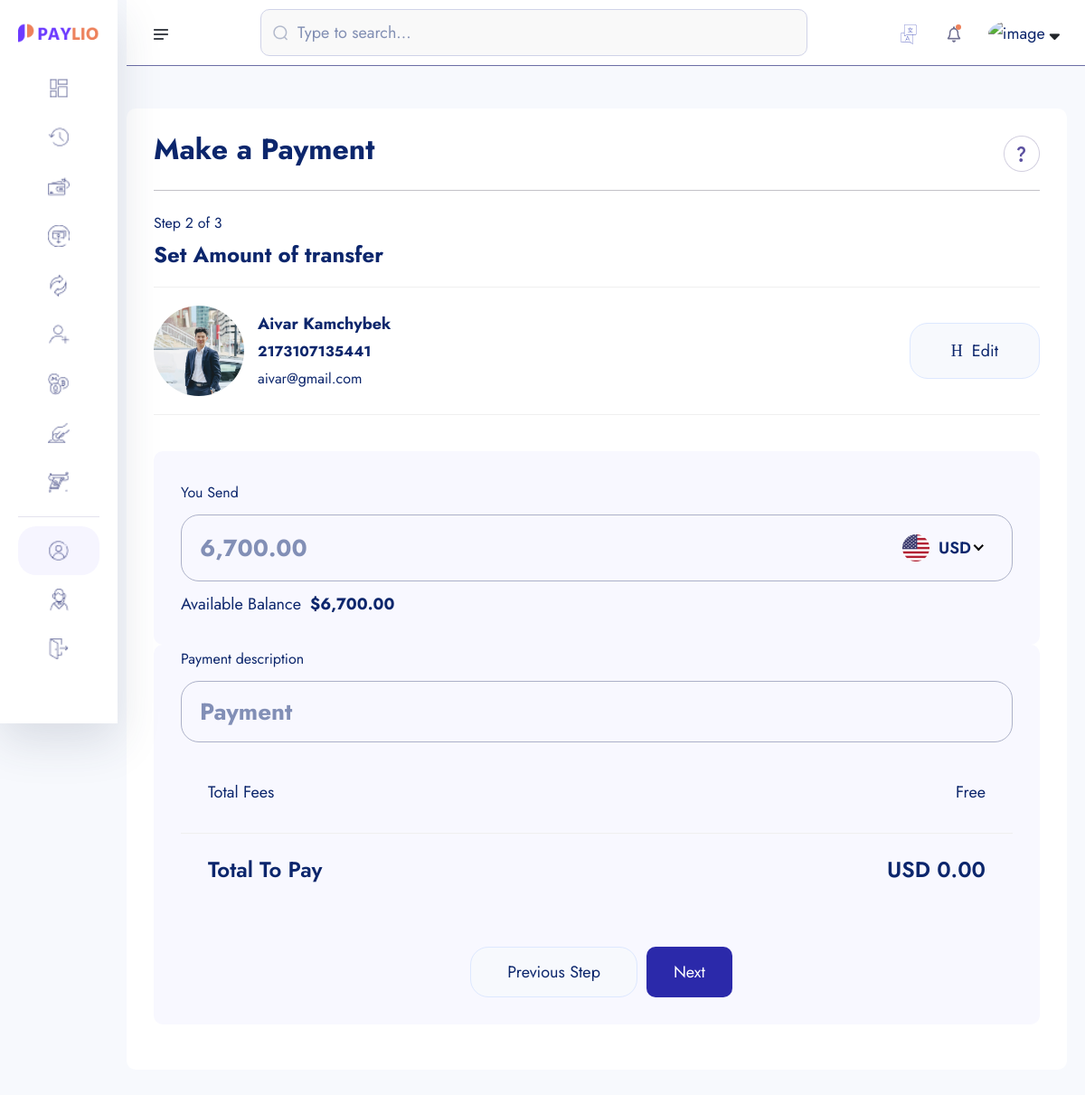
/amount-transfer/2173107135441/ (signed in), run on the app's committed database.
### account/models.py (models this page shows, shortened)
class Account(models.Model):
    id = models.UUIDField(primary_key=True, unique=True, default=uuid.uuid4, editable=False)
    user =  models.OneToOneField(User, on_delete=models.CASCADE)
    account_balance = models.DecimalField(max_digits=12, decimal_places=2, default=0.00) #123 345 789 102
    account_number = ShortUUIDField(unique=True,length=10, max_length=25, prefix="217", alphabet="1234567890") #2175893745837
    account_id = ShortUUIDField(unique=True,length=7, max_length=25, prefix="DEX", alphabet="1234567890") #2175893745837
    pin_number = ShortUUIDField(unique=True,length=4, max_length=7, alphabet="1234567890") #2737
    red_code = ShortUUIDField(unique=True,length=10, max_length=20, alphabet="abcdefgh1234567890") #2737
    account_status = models.CharField(max_length=100, choices=ACCOUNT_STATUS, default="in-active")
    date = models.DateTimeField(auto_now_add=True)
    kyc_submitted = models.BooleanField(default=False)
    kyc_confirmed = models.BooleanField(default=False)
    recommended_by = models.ForeignKey(User, on_delete=models.DO_NOTHING, blank=True, null=True, related_name="recommended_by")
    class Meta:
        ordering = ['-date']

class KYC(models.Model):
    id = models.UUIDField(primary_key=True, unique=True, default=uuid.uuid4, editable=False)
    user =  models.OneToOneField(User, on_delete=models.CASCADE)
    account =  models.OneToOneField(Account, on_delete=models.CASCADE, null=True, blank=True)
    full_name = models.CharField(max_length=1000)
    image = models.ImageField(upload_to="kyc", default="default.jpg")
    marrital_status = models.CharField(choices=MARITAL_STATUS, max_length=40)
    gender = models.CharField(choices=GENDER, max_length=40)
    identity_type = models.CharField(choices=IDENTITY_TYPE, max_length=140)
    identity_image = models.ImageField(upload_to="kyc", null=True, blank=True)
    date_of_birth = models.DateTimeField(auto_now_add=False)
    signature = models.ImageField(upload_to="kyc")
    nationality = models.CharField(max_length=100, null=True, blank=True)
    country = models.CharField(max_length=100)
    state = models.CharField(max_length=100)
    city = models.CharField(max_length=100)
    mobile = models.CharField(max_length=1000)
    fax = models.CharField(max_length=1000)
    date = models.DateTimeField(auto_now_add=True)

### userauths/models.py (models this page shows, shortened)
class User(AbstractUser):
    username = models.CharField(max_length=100)
    email = models.EmailField(unique=True)
    is_staff = models.BooleanField(default=False)
    is_superuser = models.BooleanField(default=False)
    USERNAME_FIELD = 'email'
    REQUIRED_FIELDS = ['username']

### core/transfer.py (the view)
# urls.py: path("amount-transfer/<account_number>/", transfer.AmountTransfer, name="amount-transfer"),
def AmountTransfer(request, account_number):
    try:
        account = Account.objects.get(account_number=account_number)
    except:
        messages.warning(request, "Account does not exist")
        return redirect("core:search-account")
    context = {
        "account": account,
       }
    return render(request, "transfer/amount-transfer.html", context)

### templates/transfer/amount-transfer.html (shortened to what this page needs)
{% extends "partials/dashboard-base.html" %}
{% load static %}
{% block content %}
{% load humanize %}
    <section class="dashboard-section body-collapse pay step step-2">
        <div class="overlay pt-120">
            <div class="container-fruid">
                <div class="main-content">
                    <div class="head-area d-flex align-items-center justify-content-between">
                        <h4>Make a Payment</h4>
                        <div class="icon-area">
                            <img src="{% static 'assets1/images/icon/support-icon.png' %}" alt="icon">
                        </div>
                    </div>
                    <div class="choose-recipient">
                        <div class="step-area">
                            <span class="mdr">Step 2 of 3</span>
                            <h5>Set Amount of transfer</h5>
                        </div>
                        <div class="user-select">
                            <div class="single-user">
                                <div class="left d-flex align-items-center">
                                    <div class="img-area">
                                        <img src="{{ account.user.kyc.image.url }}" style="width: 100px; height: 100px; border-radius: 50%; object-fit: cover;"  alt="image">
                                    </div>
                                    <div class="text-area">
                                        <p>{{ account.user.kyc.full_name|title }}</p>
                                        <span class="mdr"><b>{{ account.account_number }}</b></span> <br>
                                        <span class="mdr">{{ account.user.email }}</span>
                                    </div>
                                </div>
                                <div class="right">
                                    <a href="{% url 'core:search-account' %}">
                                        <i class="icon-h-edit"></i>
                                        Edit
                                    </a>
                                </div>
                            </div>
                        </div>
                    </div>
                    <form action="{% url 'core:amount-transfer-process' account.account_number %}" method="POST">
                        <div class="send-banance">
                            <span class="mdr">You Send</span>
                            <div class="input-area">
                                <input class="xxlr" onkeyup = "CalculateBalance()" placeholder="{{request.user.account.account_balance | intcomma  }}" type="number" name = "amount-send" id = "amount-send">
                            </div>
                            <p>Available Balance<b>${{request.user.account.account_balance|intcomma}}</b></p>
                        </div>
                        <div class="send-banance pt-0 my-0">
                            <span class="mdr">Payment description</span>
                            <div class="input-area">
                                <input class="xxlr" onkeyup = "CalculateBalance()" placeholder="Payment" type="text" name = "description" >
                            </div>
                        <ul class="total-fees">
                            <li>Total Fees</li>
                            <li>Free</li>
                        </ul>
                        <ul class="total-fees pay">
                            <li>
                                <h5>Total To Pay</h5>
                            </li>
                            <li>
                                <h5 id="total-to-pay">USD 0.00</h5>
                            </li>
                        </ul>
                        <div class="footer-area mt-40">
                            <a href="pay-step-1.html">Previous Step</a>
                            <button type="submit" style="padding: 10px 30px; border-radius: 10px; background: rgb(43, 41, 170); color: #ffff;" class="active">Next</button>
                        </div>
                    </form>
                </div>
            </div>
        </div>
    </section>
    {% endblock content %}

### data on the page
Account: user.kyc.image (picture), user.kyc.full_name "Aivar Kamchybek", account_number "2173107135441", user.email "aivar@gmail.com"
User: amount-send "6,700.00", user.account.account_balance "6,700.00"
